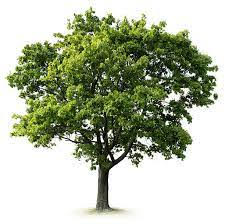
#> input picture unnamed.jpg, 225 x 224 px, found by its file name
$ jupyter execute 'Image Preprocessing.ipynb'   (older library calls are emulated)
#> lines starting #> are read from the running program, lines starting #| are printed output that depends on the picture; after the words box and inside, x2 and y2 are one past the last pixel; in counts of white or black regions, pixels touching at a corner belong together
[cell 1]
import cv2
from matplotlib import pyplot as plt
import numpy as np

## Opening the pictures and studying size, shape and data type of them.

[cell 2]
tree=cv2.imread("/content/unnamed.jpg")
#> tree is the input picture: shape (224, 225, 3); mean B, G, R 162.3, 184.1, 176.9
plt.imshow(cv2.cvtColor(tree, cv2.COLOR_BGR2RGB))
print(f'The Tree Picture Shape: {tree.shape}')
#| The Tree Picture Shape: (224, 225, 3)
print(f'The Tree Picture dtype: {tree.dtype}')
#| The Tree Picture dtype: uint8

[cell 3]
landscape=cv2.imread("/content/unnamed (1).jpg")
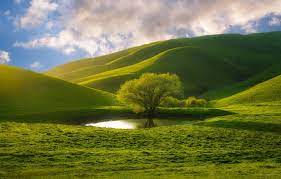
#> input picture unnamed (1).jpg, 281 x 179 px, found by its file name
#> landscape is the input picture: shape (179, 281, 3); mean B, G, R 68.8, 116.9, 111.4
plt.imshow(cv2.cvtColor(landscape, cv2.COLOR_BGR2RGB))
print(f'The Landscape Picture Shape: {landscape.shape}')
#| The Landscape Picture Shape: (179, 281, 3)
print(f'The Landscape Picture dtype: {landscape.dtype}')
#| The Landscape Picture dtype: uint8

## We can also use Pillow lib.

[cell 4]
from PIL import Image
import PIL

[cell 5]
filename = "/content/unnamed (1).jpg"
with Image.open(filename) as img:
  img.load()
  print(type(img))
#| <class 'PIL.JpegImagePlugin.JpegImageFile'>
  print(img.format)
#| JPEG
  print(img.size)
#| (281, 179)
  print(img.mode)
#| RGB

## Rotating the picture of the tree

[cell 6]
row ,col , ch=tree.shape
#> row = 224; col = 225; ch = 3

#Rotation 180 degrees

M=cv2.getRotationMatrix2D((col/2,col/2),180,1) #(Center of rotation,rotation degree, zoom)
rotated=cv2.warpAffine(tree,M,(row,col))
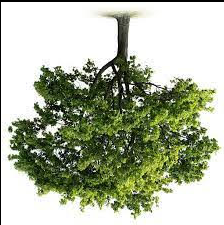
#> rotated: shape (225, 224, 3); mean B, G, R 158.9, 180.7, 173.5
plt.imshow(cv2.cvtColor(rotated, cv2.COLOR_BGR2RGB))
cv2.imwrite("/content/rotated tree.jpg",rotated)
#> Out = True

[cell 7]
#Rotation point to point

points1=np.float32([[20,10],[200,150],[200,200]])
points2=np.float32([[10,20],[150,200],[220,220]])
M2=cv2.getAffineTransform(points1,points2)
rotated2=cv2.warpAffine(tree,M2,(row,col))
plt.imshow(cv2.cvtColor(rotated2, cv2.COLOR_BGR2RGB))

Blending the original tree image and the rotated tree

[cell 8]
reshaped_tree=tree.reshape(rotated.shape)
blended=cv2.addWeighted(reshaped_tree,0.5,rotated,0.5,0)
plt.imshow(cv2.cvtColor(blended, cv2.COLOR_BGR2RGB))

## Adding the tree image to the landscape image

[cell 9]
#Resizing the tree

small_tree=cv2.resize(tree,(50,60))
plt.imshow(cv2.cvtColor(small_tree, cv2.COLOR_BGR2RGB))

[cell 10]
filename = "/content/unnamed.jpg"
with Image.open(filename) as tree2:
  tree2.load()
threshold=100
img_threshold = tree2.point(lambda x: 255 if x > threshold else 0).convert("1")
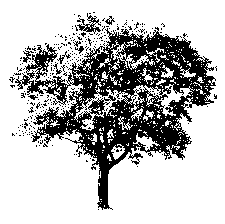
#> img_threshold: PIL image 225x224 1; 72.9% white; 278 black regions (269 under 20 px), largest, box (x1, y1, x2, y2) and area: (15, 27, 216, 210) 12573, (77, 13, 101, 34) 187, (23, 50, 34, 63) 54
plt.imshow(img_threshold)

[cell 11]
#Adding the resized tree image to the landscape image:

landscape_copy=landscape.copy()
landscape_copy[80:140,10:60]=small_tree
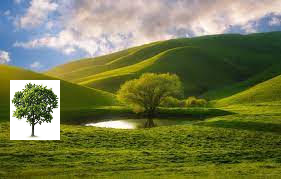
#> landscape_copy: shape (179, 281, 3); 5.96% of pixels changed, all inside (x1, y1, x2, y2) = (10, 80, 60, 140)
plt.imshow(cv2.cvtColor(landscape_copy, cv2.COLOR_BGR2RGB))
cv2.imwrite("/content/landscape_copy.jpg",landscape_copy)
#> Out = True

[cell 12]
#Removing the background area

for i in range(60,140):
  for j in range(10,80):
    if landscape_copy[i,j][0]>210 or landscape_copy[i,j][2]>210:
      landscape_copy[i,j]=landscape[i,j]
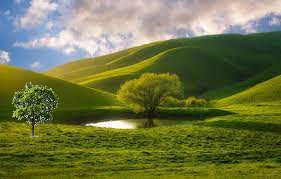
#> landscape_copy: shape (179, 281, 3); 3.24% of pixels changed, all inside (x1, y1, x2, y2) = (10, 80, 60, 140)
plt.imshow(cv2.cvtColor(landscape_copy, cv2.COLOR_BGR2RGB))
cv2.imwrite("/content/landscape_copy2.jpg",landscape_copy)
#> Out = True

## Splitting the image into channels

[cell 13]
blue=landscape_copy[:,:,0]
green=landscape_copy[:,:,1]
red=landscape_copy[:,:,2]


plt.subplot(3,3,1)
plt.title("Blue")
plt.imshow(cv2.cvtColor(blue, cv2.COLOR_BGR2RGB))

plt.subplot(3,3,2)
plt.title("Green")
plt.imshow(cv2.cvtColor(green, cv2.COLOR_BGR2RGB))

plt.subplot(3,3,3)
plt.title("Red")
plt.imshow(cv2.cvtColor(red, cv2.COLOR_BGR2RGB))


b, g, r = cv2.split(landscape_copy)


plt.subplot(3,3,4)
# plt.title("Blue")
plt.imshow(cv2.cvtColor(b, cv2.COLOR_BGR2RGB))

plt.subplot(3,3,5)
# plt.title("Green")
plt.imshow(cv2.cvtColor(g, cv2.COLOR_BGR2RGB))

plt.subplot(3,3,6)
# plt.title("Red")
plt.imshow(cv2.cvtColor(r, cv2.COLOR_BGR2RGB))


landscape_blue=landscape_copy.copy()
landscape_green=landscape_copy.copy()
landscape_red=landscape_copy.copy()

landscape_blue[:,:,1]=landscape_blue[:,:,2]=0
landscape_green[:,:,0]=landscape_green[:,:,2]=0
landscape_red[:,:,0]=landscape_red[:,:,1]=0


plt.subplot(3,3,7)
# plt.title("Blue")
plt.imshow(cv2.cvtColor(landscape_blue, cv2.COLOR_BGR2RGB))

plt.subplot(3,3,8)
# plt.title("Green")
plt.imshow(cv2.cvtColor(landscape_green, cv2.COLOR_BGR2RGB))

plt.subplot(3,3,9)
# plt.title("Red")
plt.imshow(cv2.cvtColor(landscape_red, cv2.COLOR_BGR2RGB))

## Color Reduction

[cell 14]
#Reducing the colors manualy

div = 64
quantized = landscape_copy // div * div
plt.imshow(cv2.cvtColor(quantized, cv2.COLOR_BGR2RGB))

## Smoothing

[cell 15]
blur2=cv2.blur(landscape_copy,(3,3))

plt.subplot(1,2,1)
plt.title("cv2 Blur")
plt.imshow(cv2.cvtColor(blur2, cv2.COLOR_BGR2RGB))
cv2.imwrite("/content/blur2.jpg",blur2)

plt.subplot(1,2,2)
plt.title("Original")
plt.imshow(cv2.cvtColor(landscape_copy, cv2.COLOR_BGR2RGB))
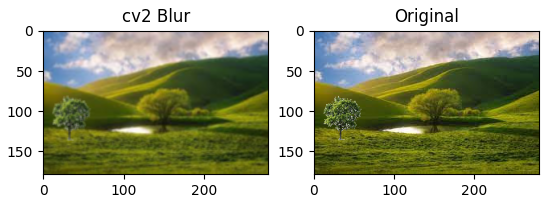
#> figure drawn by matplotlib, 2 panels

[cell 16]
gaussian_filter=cv2.GaussianBlur(landscape_copy,ksize=(5,5),sigmaX=1)

plt.subplot(1,2,1)
plt.title("Original")
plt.imshow(cv2.cvtColor(landscape_copy, cv2.COLOR_BGR2RGB))


plt.subplot(1,2,2)
plt.title("gaussian_filter")
plt.imshow(cv2.cvtColor(gaussian_filter, cv2.COLOR_BGR2RGB))
cv2.imwrite("/content/GaussianBlur.jpg",gaussian_filter)
#> Out = True

[cell 17]
#Trying another library (scipy)

from scipy import misc,ndimage

very_blurred = ndimage.gaussian_filter(quantized, sigma=3)

plt.imshow(very_blurred)

[cell 18]
median=cv2.medianBlur(landscape_copy,9)
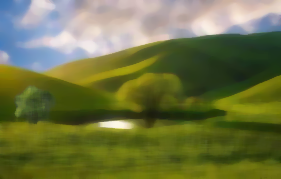
#> median: shape (179, 281, 3); mean B, G, R 68.6, 116.6, 111.1

plt.subplot(1,2,1)
plt.title("Original")
plt.imshow(cv2.cvtColor(landscape_copy, cv2.COLOR_BGR2RGB))

plt.subplot(1,2,2)
plt.title("median")
plt.imshow(cv2.cvtColor(median, cv2.COLOR_BGR2RGB))
cv2.imwrite("/content/median.jpg",median)
#> Out = True

[cell 19]
bilateral=cv2.bilateralFilter(landscape_copy,21,21,21)

plt.subplot(1,2,1)
plt.title("bilateral")
plt.imshow(cv2.cvtColor(bilateral, cv2.COLOR_BGR2RGB))
cv2.imwrite("/content/bilateral.jpg",bilateral)


plt.subplot(1,2,2)
plt.title("original")
plt.imshow(cv2.cvtColor(landscape_copy, cv2.COLOR_BGR2RGB))

[cell 20]
kernel=np.ones((3,3),np.uint8)
erod=cv2.erode(landscape_copy,kernel)
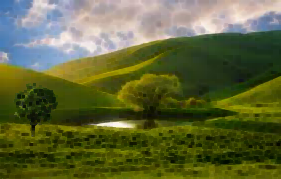
#> erod: shape (179, 281, 3); mean B, G, R 57.3, 102, 96


plt.subplot(1,2,1)
plt.title("Original")
plt.imshow(cv2.cvtColor(landscape_copy, cv2.COLOR_BGR2RGB))

plt.subplot(1,2,2)
plt.title("Erosion")
plt.imshow(cv2.cvtColor(erod, cv2.COLOR_BGR2RGB))
cv2.imwrite("/content/erod.jpg",erod)
#> Out = True

[cell 21]
kernel=np.ones((3,3),np.uint8)
dilated=cv2.dilate(landscape_copy,kernel)
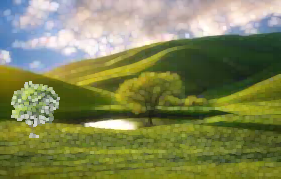
#> dilated: shape (179, 281, 3); mean B, G, R 85.7, 133.6, 128.4


plt.subplot(1,2,1)
plt.title("Original")
plt.imshow(cv2.cvtColor(landscape_copy, cv2.COLOR_BGR2RGB))

plt.subplot(1,2,2)
plt.title("Dilation")
plt.imshow(cv2.cvtColor(dilated, cv2.COLOR_BGR2RGB))
cv2.imwrite("/content/dilated.jpg",dilated)
#> Out = True

## Histogram

[cell 22]
#Histogram of the our image

colors=["b","g","r"]

for i ,col in enumerate(colors):
  hist=cv2.calcHist([landscape_copy],[i],None,[256],[0,256])
  plt.ylim([0,1000])
  plt.title("Histogram")
  plt.xlabel('Value of the pixel')
  plt.ylabel('Frequency')
  plt.plot(hist)
#> figure, not shown here; curve peaks at x = 0, y = 3776; curve peaks at x = 77, y = 484; curve peaks at x = 34, y = 433

[cell 23]
#Histogram of the color reduced image

colors=["b","g","r"]

for i ,col in enumerate(colors):
  hist=cv2.calcHist([quantized],[i],None,[256],[0,256])
  plt.ylim([0,100])
  plt.title("Histogram")
  plt.xlabel('Value of the pixel')
  plt.ylabel('Frequency')
  plt.plot(hist)
plt.plot()
#> figure, not shown here; curve peaks at x = 0, y = 35010; curve peaks at x = 64, y = 22769; curve peaks at x = 64, y = 20796

[cell 24]
#Histogram of the image on which Gaussian Filter was applied on.

colors=["b","g","r"]

for i ,col in enumerate(colors):
  hist=cv2.calcHist([gaussian_filter],[i],None,[256],[0,256])
  plt.ylim([0,1000])
  plt.title("Histogram")
  plt.plot(hist)
  plt.xlabel('Value of the pixel')
  plt.ylabel('Frequency')
plt.plot()
#> figure, not shown here; curve peaks at x = 14, y = 1368; curve peaks at x = 77, y = 531; curve peaks at x = 89, y = 482

## Edge Detection

[cell 25]
#Trying Sobel edge detectors

sobelx=cv2.Sobel(landscape_copy,cv2.CV_32F,ksize=3,dx=1,dy=0)
sobely=cv2.Sobel(landscape_copy,cv2.CV_32F,ksize=3,dx=0,dy=1)

plt.subplot(1,3,1)
plt.title("Original")
plt.imshow(cv2.cvtColor(landscape_copy, cv2.COLOR_BGR2RGB))

plt.subplot(1,3,2)
plt.title("sobelx")
plt.imshow(cv2.cvtColor(sobelx, cv2.COLOR_BGR2RGB))

plt.subplot(1,3,3)
plt.title("sobely")
plt.imshow(cv2.cvtColor(sobely, cv2.COLOR_BGR2RGB))

[cell 26]
#Trying skimage library for Sobel.

from skimage import data,filters
edges = filters.sobel(landscape_copy)
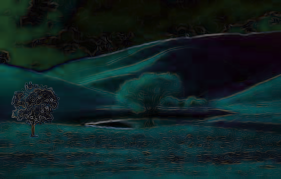
#> edges: shape (179, 281, 3) float64; mean B, G, R 0.136, 0.133, 0.06
plt.imshow(edges, cmap='gray')
cv2.imwrite("/content/skimage.jpg",edges)
#> Out = True

[cell 27]
#Trying Laplacian edge detector

laplacian=cv2.Laplacian(landscape_copy,cv2.CV_32F)

plt.subplot(1,2,1)
plt.title("Original")
plt.imshow(cv2.cvtColor(landscape_copy, cv2.COLOR_BGR2RGB))

plt.subplot(1,2,2)
plt.title("laplacian")
plt.imshow(cv2.cvtColor(laplacian, cv2.COLOR_BGR2RGB))

[cell 28]
#Trying Canny edge detectors

canny_true=cv2.Canny(landscape_copy,150,150,L2gradient=True)
canny_false=cv2.Canny(landscape_copy,150,150,L2gradient=False)


plt.subplot(1,3,1)
plt.title("Original")
plt.imshow(cv2.cvtColor(landscape_copy, cv2.COLOR_BGR2RGB))

plt.subplot(1,3,2)
plt.title("canny_true")
plt.imshow(cv2.cvtColor(canny_true, cv2.COLOR_BGR2RGB))

plt.subplot(1,3,3)
plt.title("canny_false")
plt.imshow(cv2.cvtColor(canny_false, cv2.COLOR_BGR2RGB))

Result list (Sorted alphabetically):

1.   bilateral
2.   blue
3.   blur
4.   dilated
5.   erod
6.   green
7.   gaussian_filter
8.   landscape_copy
9.   median
10.  quantized
11.  red

## Now we try all of the edge detectors above, on our images in the list.

[cell 29]
res_list= [bilateral, blue, blur2, dilated, erod,
           green, gaussian_filter, landscape_copy,
           median, quantized, red]

[cell 30]
edge_detectors=["Sobel_X", "Sobel_y", "Laplacian", "Canny_True", "Canny_False"]

[cell 31]
for index in range(len(res_list)):
  edge=cv2.Sobel(res_list[index],cv2.CV_32F,ksize=3,dx=1,dy=0)
  file_name="/content/Sobel_X"+str(index+1)+".jpg"
  cv2.imwrite(file_name,edge)
#> this loop made 11 passes
#> file_name on passes 1 to 11: '/content/Sobel_X1.jpg', '/content/Sobel_X2.jpg', '/content/Sobel_X3.jpg', '/content/Sobel_X4.jpg', '/content/Sobel_X5.jpg', '/content/Sobel_X6.jpg', '/content/Sobel_X7.jpg', '/content/Sobel_X8.jpg', '/content/Sobel_X9.jpg', '/content/Sobel_X10.jpg', '/content/Sobel_X11.jpg'

[cell 32]
for index in range(len(res_list)):
  edge=cv2.Sobel(res_list[index],cv2.CV_32F,ksize=3,dx=0,dy=1)
  file_name="/content/Sobel_Y"+str(index+1)+".jpg"
  cv2.imwrite(file_name,edge)
#> this loop made 11 passes

[cell 33]
for index in range(len(res_list)):
  edge=cv2.Laplacian(res_list[index],cv2.CV_32F)
  file_name="/content/Laplacian"+str(index+1)+".jpg"
  cv2.imwrite(file_name,edge)
#> this loop made 11 passes

[cell 34]
for index in range(len(res_list)):
  edge=cv2.Canny(res_list[index],150,150,L2gradient=True)
  file_name="/content/Canny_True"+str(index+1)+".jpg"
  cv2.imwrite(file_name,edge)
#> this loop made 11 passes

[cell 35]
for index in range(len(res_list)):
  edge=cv2.Canny(res_list[index],150,150,L2gradient=False)
  file_name="/content/Canny_False"+str(index+1)+".jpg"
  cv2.imwrite(file_name,edge)
#> this loop made 11 passes

[cell 36]
# The best edge detection so far: Canny(false) on gaussian_filter
best_edge=cv2.imread("/content/Canny_False9.jpg")
plt.imshow(cv2.cvtColor(best_edge, cv2.COLOR_BGR2RGB))

[cell 37]
comb=landscape_copy.copy()

for i in range(comb.shape[0]):
  for j in range(comb.shape[1]):
    if best_edge[i,j][0]>240 or best_edge[i,j][1]>240 or best_edge[i,j][2]>240:
      comb[i,j]=255
plt.imshow(cv2.cvtColor(comb, cv2.COLOR_BGR2RGB))

## Still needs to get more clear.
Since the Gaussan filter resulted a better image, we try to apply it two times and then use edge detector.

[cell 38]
gaussian_filter2=cv2.GaussianBlur(gaussian_filter,ksize=(5,5),sigmaX=1)

plt.subplot(1,2,1)
plt.title("1'st Gaussian filter")
plt.imshow(cv2.cvtColor(gaussian_filter, cv2.COLOR_BGR2RGB))


plt.subplot(1,2,2)
plt.title("2'nd Gaussian filter")
plt.imshow(cv2.cvtColor(gaussian_filter2, cv2.COLOR_BGR2RGB))
cv2.imwrite("/content/GaussianBlur2.jpg",gaussian_filter2)
#> Out = True

[cell 39]
canny_false_g2=cv2.Canny(gaussian_filter2,150,150,L2gradient=False)
plt.imshow(cv2.cvtColor(canny_false_g2, cv2.COLOR_BGR2RGB))

## Some of the edges were lost.
we try the bilateral filters.

[cell 40]
bilateral_g=cv2.bilateralFilter(gaussian_filter,21,21,21)
bilateral_g2=cv2.bilateralFilter(bilateral_g,3,3,3)
bilateral_g3=cv2.bilateralFilter(bilateral_g2,25,25,25)


canny_false_b23=cv2.Canny(bilateral_g3,150,150,L2gradient=False)
plt.imshow(cv2.cvtColor(canny_false_b23, cv2.COLOR_BGR2RGB))

## The edges got more clear.

[cell 41]
comb2=landscape_copy.copy()

for i in range(comb2.shape[0]):
  for j in range(comb2.shape[1]):
    if canny_false_b23[i,j]>0:
      comb2[i,j][0]=comb2[i,j][1]=0
      comb2[i,j][2]=255
plt.imshow(cv2.cvtColor(comb2, cv2.COLOR_BGR2RGB))
